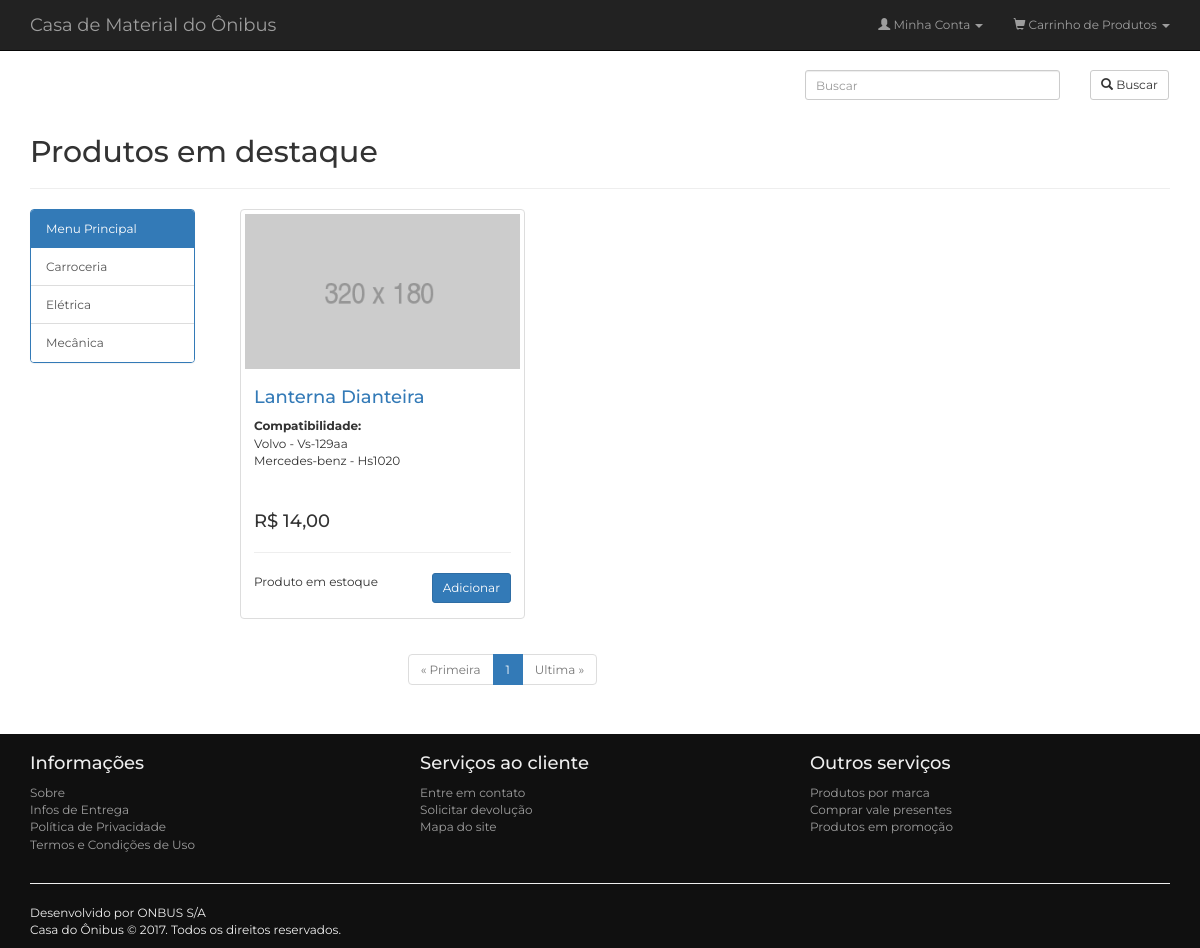
The page / on the database its author committed.
### tables this page shows
CREATE TABLE `categoria` (
  `id_categoria` int(11) NOT NULL AUTO_INCREMENT,
  `ativo` bit(1) DEFAULT NULL,
  `nome` varchar(50) NOT NULL,
  PRIMARY KEY (`id_categoria`)
);

CREATE TABLE `produto` (
  `id_produto` int(11) NOT NULL AUTO_INCREMENT,
  `ativo` bit(1) NOT NULL,
  `controla_estoque` bit(1) DEFAULT NULL,
  `descricao` varchar(255) NOT NULL,
  `margem` decimal(19,2) DEFAULT NULL,
  `mostra_vitrine` bit(1) DEFAULT NULL,
  `nome` varchar(50) NOT NULL,
  `preco_compra` decimal(19,2) DEFAULT NULL,
  `preco_venda` decimal(19,2) DEFAULT NULL,
  `qtd_minima` int(11) DEFAULT NULL,
  `quantidade` int(11) DEFAULT NULL,
  `id_categoria` int(11) DEFAULT NULL,
  `id_imagem` int(11) DEFAULT NULL,
  PRIMARY KEY (`id_produto`),
  KEY `FK_5rxwsr0kb6apig8cw13bximd` (`id_categoria`),
  KEY `FK_51ujkp87s34oq10ouej5hxtm9` (`id_imagem`),
  CONSTRAINT `FK_51ujkp87s34oq10ouej5hxtm9` FOREIGN KEY (`id_imagem`) REFERENCES `imagem` (`id_imagem`),
  CONSTRAINT `FK_5rxwsr0kb6apig8cw13bximd` FOREIGN KEY (`id_categoria`) REFERENCES `categoria` (`id_categoria`)
);

CREATE TABLE `modelo` (
  `id_modelo` int(11) NOT NULL AUTO_INCREMENT,
  `ativo` bit(1) DEFAULT NULL,
  `nome` varchar(50) NOT NULL,
  `id_montadora` int(11) DEFAULT NULL,
  `produto_id_produto` int(11) DEFAULT NULL,
  PRIMARY KEY (`id_modelo`),
  KEY `FK_jxvabb637j7xj7hdnuej6aqbr` (`id_montadora`),
  KEY `FK_5d1p4eddja4x4oe3lpujrxluv` (`produto_id_produto`),
  CONSTRAINT `FK_5d1p4eddja4x4oe3lpujrxluv` FOREIGN KEY (`produto_id_produto`) REFERENCES `produto` (`id_produto`),
  CONSTRAINT `FK_jxvabb637j7xj7hdnuej6aqbr` FOREIGN KEY (`id_montadora`) REFERENCES `montadora` (`id_montadora`)
);

CREATE TABLE `montadora` (
  `id_montadora` int(11) NOT NULL AUTO_INCREMENT,
  `ativo` bit(1) DEFAULT NULL,
  `nome` varchar(50) NOT NULL,
  PRIMARY KEY (`id_montadora`)
);

### controller/Produto.php (called while the page is built, shortened)
<?php
class Produto {
	private $model;
	private $utils;
	function __construct(){
		$this->model = new ProdutoModel();
		$this->utils = new Utils();
	}
	public function listar($url = "", $pagina = 0, $id = ""){
		$dados = array();
		$dados["dados"] = $this->model->listar($id);
		if (!empty($dados["dados"])) {
			foreach ($dados["dados"] as $key => $value) {
				$dados["dados"][$key]["compativel"] = $this->model->listarPorMontadora($value["id_produto"]);
			}
			if (!empty($url)) {
				$inicio = 1;
				$limite = 12;
				$dados["paginacao"] = $this->utils->paginacao($url, $inicio, count($dados["dados"]), $limite);
			}
		}
		return $dados;
	}
}

### config.php (called while the page is built, shortened)
<?php
$rootPath = realpath($_SERVER["DOCUMENT_ROOT"]);
if ($_SERVER["SERVER_NAME"] == "localhost") {
	$rootPath.= "/loja-virtual/";
}

### model/BD/Conexao.php (called while the page is built, shortened)
<?php
class Conexao {
	protected $conn;
	protected $driver = null;
	private $config = array();
	protected function conectar($user){
		try {
			switch ($this->driver) {
				case 'mysql':
					$this->conn = mysqli_connect(
						$this->config[$user]["host"], $this->config[$user]["usuario"], $this->config[$user]["senha"], $this->config[$user]["database"]
					);
				break;
			}
			return $this->conn;
		} catch (Exception $e) {
			die( "Connection Error #1: ".$e->getMessage() );
		}
	}
	protected function setDriver($driver){
		$this->driver = $driver;
	}
	private function setConfig($user){
		$this->config["localhostMYSQL"] = array(
			"host" 		=> "localhost",
			"database" 	=> "ope",
			"usuario" 	=> "root",
			"senha" 	=> ""
		);
		$this->config["localhostORACLE"] = array(
			"host" 		=> "127.0.0.1",
			"usuario" 	=> "root",
			"senha" 	=> "",
			"port" 		=> "1521",
			"sid" 		=> "XE"
		);
		return $this->config;
	}
}

### controller/ConfiguracaoSistema.php (called while the page is built, shortened)
<?php
class ConfiguracaoSistema {
	private $model;
	function __construct(){
		$this->model = new ConfiguracaoSistemaModel();
	}
	public function listarMenuLateral(){
		return $this->model->listarMenuLateral();
	}
}

### model/ConfiguracaoSistemaModel.php (called while the page is built)
<?php
require_once 'BD/MYSQL.php';
class ConfiguracaoSistemaModel {
	private $bd;
	function __construct(){
		$this->bd = new MYSQL("localhostMYSQL");
	}
	public function listarMenuLateral(){
		return $this->bd->buscar("categoria", array("ativo = " => 1), "", "", "", "nome asc");
	}
}

### model/BD/MYSQL.php (called while the page is built, shortened)
<?php
require_once "Conexao.php";
class MYSQL extends Conexao {
	public function buscar($tabela, $condicao = array(), $campos = array(), $inner = array(), $group = '', $order = '', $inicio = '', $final = ''){
		$sql = "SELECT ";
		if ( count($campos) > 0 && !empty($campos[0]) ) {
			foreach ($campos as $k => $campo) {
				if ( $k > 0 ) {
					$sql .= ", ".$campo;
				} else {
					$sql .= $campo;
				}
			}
		} else {
			$sql .= " * ";
		}
		$sql .= " FROM ".$tabela." ";
		if ( count($condicao) > 0 ) {
			$sql .= " WHERE ";
			$cond = array();
			foreach ($condicao as $campo => $valor) {
				$cond[] = $campo." \"".$valor."\"";
			}
			$sql .= implode(" AND ", $cond);
		}
		if ( !empty($order) ) {
			$sql .= " ORDER BY ".$order;
		}
		return $this->query( $sql );
	}
	public function query($sql){
		if (!empty($sql)) {
			mysqli_autocommit($this->conn, FALSE);
			$dados = mysqli_query($this->conn, $sql);
			$retorno = "";
			if ($dados) {
				preg_match("/^\w*\s/i", $sql, $matches);
				$retornoRegex = trim($matches[0]);
				if ($retornoRegex == "SELECT") {
					if (mysqli_num_rows($dados) > 0) {
						$retorno = array();
						while ( $row = mysqli_fetch_assoc($dados) ) {
							$retorno[] = $row;
						}
					}
					return $retorno;
				} elseif ($retornoRegex == "INSERT") {
					$retorno = mysqli_insert_id($this->conn);
				} else {
					$retorno = mysqli_affected_rows($this->conn);
				}
				mysqli_commit($this->conn);
				return $retorno;
			}
		}
	}
}

### model/ProdutoModel.php (called while the page is built, shortened)
<?php
require_once 'BD/MYSQL.php';
class ProdutoModel {
	private $bd;
	function __construct(){
		$this->bd = new MYSQL("localhostMYSQL");
	}
	public function listar($id = ""){
		$condicao = "";
		return $this->bd->query(
			"SELECT p.*,
				(SELECT c.nome FROM categoria c WHERE c.id_categoria = p.id_categoria) AS categoria,
				(SELECT i.foto FROM imagem i WHERE i.id_imagem = p.id_imagem) AS imagem
			FROM produto p
			WHERE p.ativo = 1
			AND p.mostra_vitrine = 1 " . $condicao
		);
	}
	public function listarPorMontadora($idProduto){
		return $this->bd->query(
			"SELECT mt.nome AS montadora,
				m.nome AS modelo
			FROM modelo m,
				produto_modelo pm,
				montadora mt
			WHERE m.id_montadora = mt.id_montadora
				AND m.id_modelo  = pm.id_modelo
				AND m.ativo  = 1
				AND mt.ativo = 1
				AND pm.id_produto = " . $idProduto
		);
	}
}

### index.php (the view)
<?php
	include "config.php";
	include "incs/cabecalho.php";
	include "incs/menu_superior.php";
	$pagina = (isset($_GET['pg']) ? (int)$_GET['pg'] : 1);
	$url = "http://".$_SERVER["SERVER_NAME"] . $_SERVER["PHP_SELF"];
	$produto = new Produto();
	$produtos = $produto->listar($url, $pagina);
?>
<div class="row">
	<div class="col-lg-12 col-md-12 col-sm-12 col-xs-12">
		<div class="col-md-8 form-group"></div>
		<div class="col-md-3 form-group">
			<input type="text" name="" class="form-control input-sm" placeholder="Buscar">
		</div>
		<div class="col-md-1 form-group">
			<a href="#" class="btn btn-default btn-sm">
				<span class="glyphicon glyphicon-search" aria-hidden="true"></span> Buscar
			</a>
		</div>
	</div>
	<div class="col-lg-12 col-md-12 col-sm-12 col-xs-12">
		<h2>Produtos em destaque</h2>
		<hr/>
	</div>
	<?php include "incs/menu_lateral.php"; ?>
	<?php if (!empty($produtos["dados"])): ?>
		<div class="col-lg-10 col-md-9 col-sm-9 col-xs-12">
			<?php foreach ($produtos["dados"] as $key => $value): ?>
				<div class="col-lg-4 col-md-4 col-sm-6 col-xs-12 box-produto">
					<div class="thumbnail">
						<a href="<?=BASE_URL;?>view/produtos/index.php?id=<?=$value["id_produto"];?>">
							<img src="<?=BASE_URL;?>imagens/produtos/320x180.png" alt="">
						</a>
						<div class="caption">
							<h4>
								<a href="<?=BASE_URL;?>view/produtos/index.php?id=<?=$value["id_produto"];?>">
									<?=ucwords(strtolower($value["nome"]));?>
								</a>
							</h4>
							<?php if (!empty($value["compativel"])): ?>
								<div class="col-lg-12 col-md-12 col-sm-12 col-xs-12 box-compatibilidade">
									<ul class="list-unstyled">
										<li><strong>Compatibilidade:</strong></li>
										<?php foreach ($value["compativel"] as $kCompativel => $vCompativel): ?>
											<li>
												<?=ucwords(strtolower($vCompativel["montadora"]));?> -
												<?=ucwords(strtolower($vCompativel["modelo"]));?>
											</li>
										<?php endforeach ?>
									</ul>
								</div>
							<?php endif ?>
							<h4>
								R$ <?=number_format(($value["preco_compra"] + ($value["preco_compra"] * ($value["margem"] / 100))), 2, ",", ",");?>
							</h4>
							<hr/>
							<div class="ratings">
								<?php
									$status =  "Produto esgotado";
									$url = "#";
									$classeBtn = "disabled";
									if ($value["quantidade"] > 0) {
										$status = "Produto em estoque";
										$url = BASE_URL."acoes/carrinho.php?acao=adicionar&id=".$value["id_produto"];
										$classeBtn = "";
									}
								?>
								<p class="pull-right">
									<a href="<?=$url;?>" class="btn btn-primary btn-sm <?=$classeBtn;?>">
										Adicionar
									</a>
								</p>
								<p><?=$status;?></p>
							</div>
						</div>
					</div>
				</div>
			<?php endforeach; ?>
		</div>
		<div class="col-lg-10 col-md-9 col-sm-9 col-xs-12">
			<?php echo $produtos["paginacao"]; ?>
		</div>
	<?php else: ?>
		<div class="col-lg-10 col-md-9 col-sm-9 col-xs-12">
			Sem produtos cadastrados.
		</div>
	<?php endif; ?>
</div>
<?php include "incs/rodape.php"; ?>

### incs/cabecalho.php (shortened to what this page needs)
<!DOCTYPE html>
<html>
	<head>
		<link rel="stylesheet" href="<?=BASE_URL;?>libs/bootstrap_3.3.6/css/bootstrap.min.css">
		<link rel="stylesheet" href="<?=BASE_URL;?>libs/bootstrap_3.3.6/css/datepicker.css">
		<link rel="stylesheet" href="<?=BASE_URL;?>css/main.css?<?=date("YH");?>">
	</head>
	<body>
		<div class="container">

### incs/menu_superior.php (shortened to what this page needs)
<nav class="navbar navbar-inverse navbar-fixed-top" role="navigation">
	<div class="container">
		<div class="navbar-header">
			<a class="navbar-brand" href="<?=BASE_URL;?>">Casa de Material do Ônibus</a>
		</div>
		<div class="collapse navbar-collapse" id="navbarCollapse">
			<ul class="nav navbar-nav navbar-right">
				<li class="dropdown">
					<a href="#" class="dropdown-toggle" data-toggle="dropdown" role="button" aria-haspopup="true" aria-expanded="false">
						<span class="glyphicon glyphicon-user" aria-hidden="true"></span>
						Minha Conta <span class="caret"></span>
					</a>
				</li>
				<li class="dropdown">
					<a href="#" class="dropdown-toggle" data-toggle="dropdown" role="button" aria-haspopup="true" aria-expanded="false">
						<span class="glyphicon glyphicon-shopping-cart" aria-hidden="true"></span> Carrinho de Produtos <span class="caret"></span>
					</a>
				</li>
			</ul>
		</div>
	</div>
</nav>

### controller/Utils.php (shortened to what this page needs)
<?php
class Utils{
	public function paginacao($url, $inicio, $total, $limite){
		$numPaginas = ceil($total / $limite);
		$html ='<nav aria-label="Page navigation" style="text-align:center;">';
			$html .='<ul class="pagination">';
				$html .='<li '.($inicio < 2 ? 'class="disabled"' : '').'>';
					$html .='<a href="'.$url.'?pg=1" aria-label="Previous" title="Primeira Pag">';
						$html .='<span aria-hidden="true">&laquo;</span> Primeira';
					$html .='</a>';
				$html .='</li>';
				for($i = 1; $i <= $numPaginas; $i++) {
					if ($i >= ($inicio - 5) && $i <= ($inicio + 5)) {
						if ($i == $inicio) {
							$html .='<li class="active"><a href="'.$url."?pg=".$i.'">'.$i.'</a></li>';
						} else {
							$html .='<li><a href="'.$url."?pg=".$i.'">'.$i.'</a></li>';
						}
					}
				}
				$html .='<li '.($inicio == $numPaginas ? 'class="disabled"' : '').'>';
					$html .='<a href="'.$url.'?pg='.$numPaginas.'" aria-label="Next" title="Ultima Pag">';
						$html .='Ultima <span aria-hidden="true">&raquo;</span>';
					$html .='</a>';
				$html .='</li>';
			$html .='</ul>';
		$html .='</nav>';
		return $html;
	}
}

### incs/menu_lateral.php
<?php $menu = new ConfiguracaoSistema(); ?>
<div class="col-lg-2 col-md-3 col-sm-3 col-xs-12">
	<div class="panel panel-primary">
		<div class="panel-heading">Menu Principal</div>
		<div class="list-group">
			<?php foreach ($menu->listarMenuLateral() as $key => $value): ?>
				<a href="<?=BASE_URL;?>view/categorias/index.php?categoria=<?=$value["id_categoria"];?>" class="list-group-item">
					<?=utf8_encode(ucwords(strtolower($value["nome"])));?>
				</a>
			<?php endforeach; ?>
		</div>
	</div>
</div>

### incs/rodape.php (shortened to what this page needs)
		</div>
		<footer>
			<div class="container">
				<div class="row">
					<div class="col-sm-4 col-sm-4 col-sm-6 col-sm-12">
						<h4>Informações</h4>
						<ul class="list-unstyled">
							<li><a href="#">Sobre</a></li>
							<li><a href="#">Infos de Entrega</a></li>
							<li><a href="#">Política de Privacidade</a></li>
							<li><a href="#">Termos e Condições de Uso</a></li>
						</ul>
					</div>
					<div class="col-sm-4 col-sm-4 col-sm-6 col-sm-12">
						<h4>Serviços ao cliente</h4>
						<ul class="list-unstyled">
							<li><a href="#">Entre em contato</a></li>
							<li><a href="#">Solicitar devolução</a></li>
							<li><a href="#">Mapa do site</a></li>
						</ul>
					</div>
					<div class="col-sm-4 col-sm-4 col-sm-6 col-sm-12">
						<h4>Outros serviços</h4>
						<ul class="list-unstyled">
							<li><a href="#">Produtos por marca</a></li>
							<li><a href="#">Comprar vale presentes</a></li>
							<li><a href="#">Produtos em promoção</a></li>
						</ul>
					</div>
				</div>
				<hr>
				<p>Desenvolvido por ONBUS S/A<br/> Casa do Ônibus © 2017. Todos os direitos reservados.</p>
			</div>
		</footer>
	</body>
</html>

### css/main.css (style rules this page uses)
html, body { padding: 0; margin: 0; border: none; font-family: 'Montserrat', 'Trebuchet MS', sans-serif; font-size: 12px; }
body { padding-top: 70px; }
footer { background-color: #101010; width: 100%; height: auto; position: absolute; left: 0; color: #eee; font-size: 12px; margin-top: 25px; padding-top: 10px; }
footer a { color: #9d9d9d; font-size: 12px; }
.thumbnail { height: 100% !important; min-height: inherit !important; }
.box-produto { height: 410px; margin-bottom: 15px; }
.box-compatibilidade { margin-left: 0; padding-left: 0; height: 85px; overflow-y: auto; margin-bottom: 10px; }

### rows shown on the page
categoria: nome "Carroceria"
categoria: nome "Elétrica"
categoria: nome "Mecânica"
produto: nome "Lanterna Dianteira", $value["preco_compra"] + ($value["preco_compra"] * ($value["margem"] / 100)) "14,00", quantidade "Produto em estoque"
modelo: id_montadora.nome "Volvo", nome "Vs-129aa"
modelo: id_montadora.nome "Mercedes-benz", nome "Hs1020"
